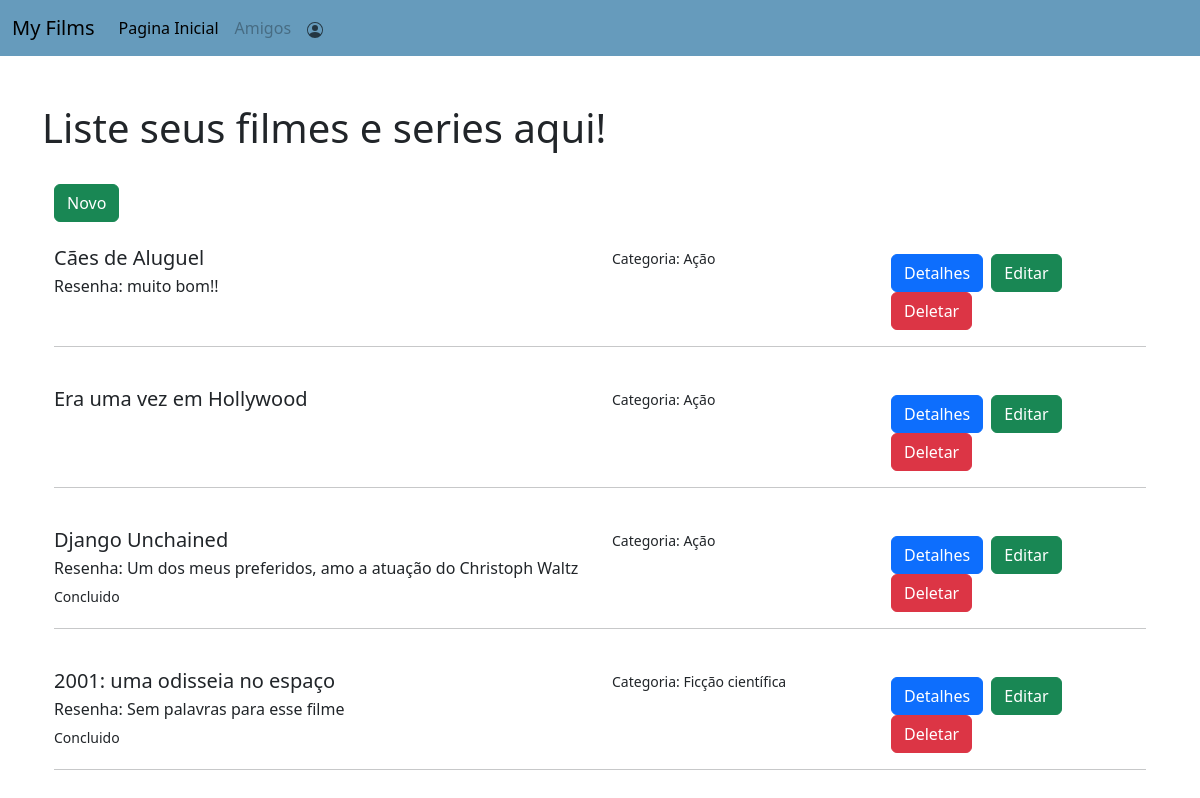
/, run on an earlier commit of the app's database.
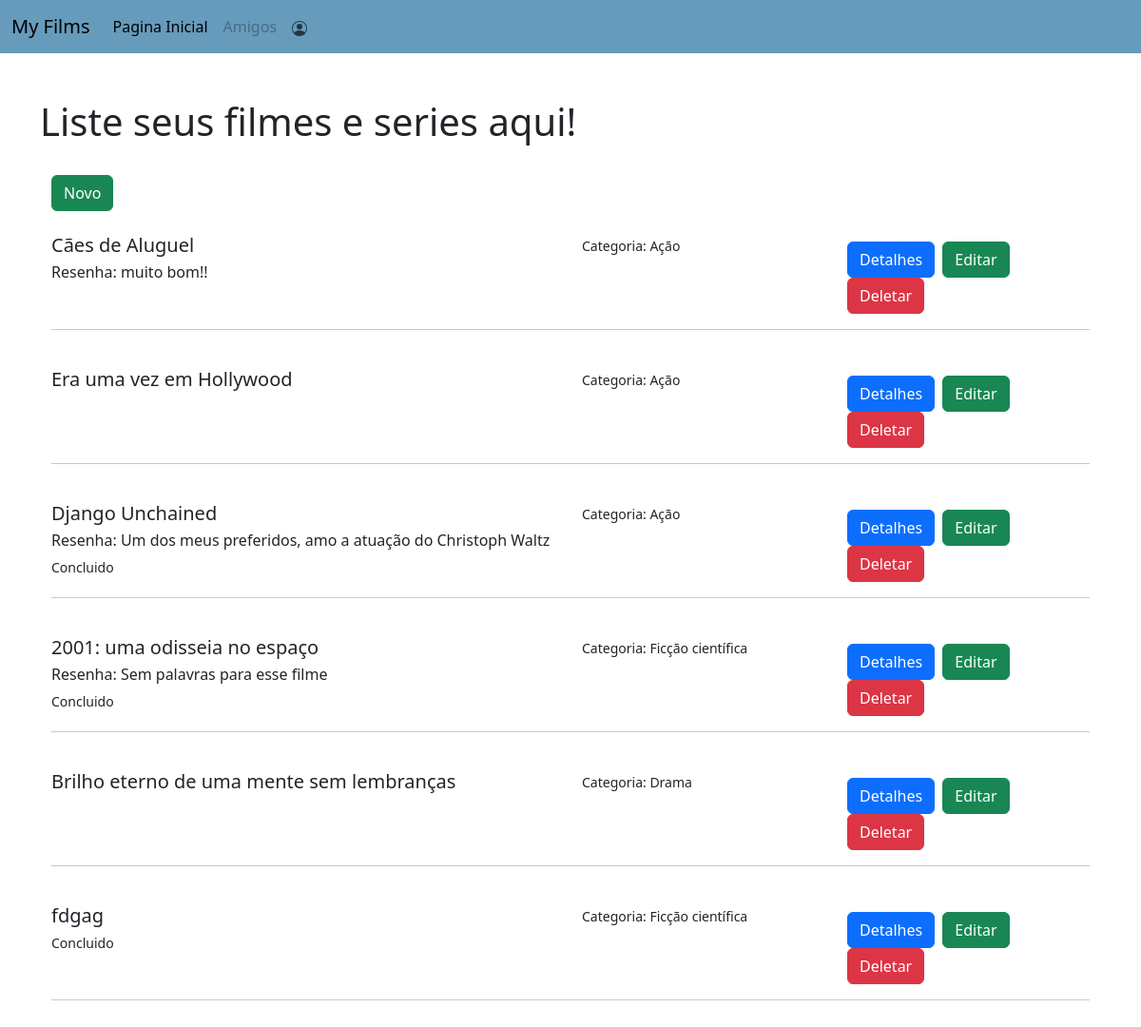
And on a later commit of the database.
### lista/models.py (models this page shows, shortened)
class Lista(models.Model):
    nome = models.CharField(max_length=100)
    tipo_filme = models.CharField(max_length=100)
    concluido = models.BooleanField(default=False)
    resenha = models.TextField()

### lista/views.py (the view)
# urls.py: 2. Add a URL to urlpatterns:  path('', views.home, name='home')
def home(request):
    v_lista = Lista.objects.all()
    return render(request, 'index.html', {"lista":v_lista})

### lista/templates/index.html
{% extends 'main.html' %}
{% load static %}
{% block content %}
<div class="container mt-5">
    <H1>Liste seus filmes e series aqui!</H1>
    <br>
    <ol class="list-group">
      <div class="container">
        <a href="{% url 'criaritem' %}"><button type="button" class="btn btn-success">Novo</button></a>
        <br> <br>
            {% for lista in lista %}
            <div class="row">
              <div class="col-sm-6">
                    <div class="d-flex w-100 justify-content-between">
                      <h5 class="mb-1">{{lista.nome}}</h5>
                    </div>
                    {% if lista.resenha %}
                      <p class="mb-1">Resenha: {{lista.resenha}}</p>
                    {% endif%}
                    {% if lista.concluido %}
                      <small>Concluido</small>
                    {% endif%}
              </div>
              <div class="col-sm-3">
                <small>Categoria: {{lista.tipo_filme}}</small>
              </div>
              <div class="col-sm-3 mt-2">
                <a href="{% url 'detalhes' lista.id %}"><button type="button" class="btn btn-primary  me-md-1">Detalhes</button></a>
                <a href="{% url 'editar' lista.id %}"><button type="button" class="btn btn-success  me-md-1">Editar</button></a>
                <a href="{% url 'delete' lista.id %}"><button type="button" class="btn btn-danger  me-md-1">Deletar</button></a>
              </div>
            </div>
            <hr>
            <br>
            {% endfor %}
        </div>
    </ol>
</div>
{% endblock content %}

What changed in the data, as far as the page shows it:
added Lista: nome "Brilho eterno de uma mente sem lembranças", tipo_filme "Drama"
added Lista: nome "fdgag", concluido "Concluido", tipo_filme "Ficção científica"
